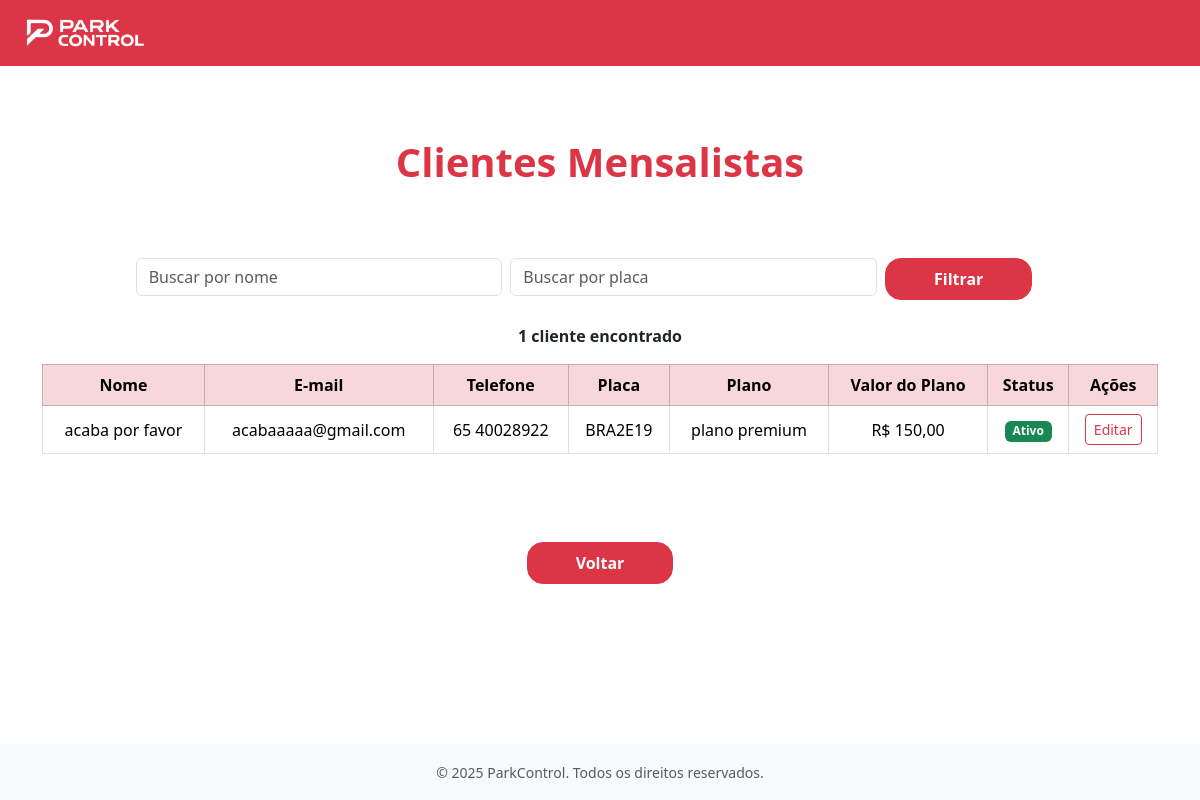
The app's page /mensalistas/ with its own data.
### apps/clientes/models.py (models this page shows, shortened)
class Mensalista(models.Model):
    nome = models.CharField(max_length=100)
    telefone = models.CharField(
        max_length=15,
        validators=[
            RegexValidator(
                r'^\(?\d{2}\)?[-.\s]?\d{4,5}[-.\s]?\d{4}$',
                'Telefone no formato inválido (ex: (65) 99999-9999)'
            )
        ]
    )
    email = models.EmailField(max_length=100)
    plano = models.ForeignKey(
        Planos,
        on_delete=models.SET_NULL,
        null=True,
        limit_choices_to={'tipo_plano': 'Mensalista'},
        related_name="mensalistas"
    )
    placa = models.CharField(
        max_length=10,
        unique=True,
        validators=[
            RegexValidator(
                r'^[A-Z]{3}[0-9][A-Z][0-9]{2}$',
                'Placa no formato inválido (ex: ABC1D23 - padrão Mercosul)'
            )
        ]
    )
    ativo = models.BooleanField(default=True)

### apps/planos/models.py (models this page shows, shortened)
class Planos(models.Model):
    TIPO_PLANO_CHOICES = [
        ('Mensalista', 'Mensalista'),
        ('Diarista', 'Diarista'),
    ]
    TIPO_MENSAL_CHOICES = [
        ('Mensal', 'Mensal'),
        ('Anual','Anual')
    ]
    STATUS_CHOICES = [
        ('Ativo', 'Ativo'),
        ('Inativo', 'Inativo'),
    ]
    nome = models.CharField( max_length=50, blank=False, null=False)
    validade = models.PositiveIntegerField(blank=False, null=False)
    descricao = models.TextField(blank=True)
    data_criacao = models.DateTimeField(auto_now_add=True)
    ultima_alteracao = models.DateTimeField(auto_now=True)
    tipo_plano = models.CharField(max_length=20, choices=TIPO_PLANO_CHOICES, blank=False, null=False)
    status = models.CharField(max_length=20, choices=STATUS_CHOICES, blank=True, null=True,default='Ativo')
    valor_diaria = models.DecimalField(max_digits=10, decimal_places=2, blank=True, null=True)
    valor = models.DecimalField(max_digits=10, decimal_places=2, blank=True, null=True)
    tipo_mensal  = models.CharField(max_length=20, choices=TIPO_MENSAL_CHOICES, blank=True, null=True)

### apps/clientes/views.py (the view)
# urls.py: path('mensalistas/', views.cliente_mensalista_view, name='cliente_mensalista'),
def cliente_mensalista_view(request):
    mensalistas = Mensalista.objects.all()
    query_nome = request.GET.get('nome', '')
    query_placa = request.GET.get('placa', '')
    if query_nome:
        mensalistas = mensalistas.filter(nome__icontains=query_nome)
    if query_placa:
       mensalistas = mensalistas.filter(placa__icontains=query_placa)
    return render(request, 'clientes/cliente_mensalista.html', {'mensalistas': mensalistas, 'query_nome': query_nome, 'query_placa': query_placa})

### apps/clientes/templates/clientes/cliente_mensalista.html (shortened to what this page needs)
{% extends "base.html" %}
{% load static %}
{% block content %}
<main class="flex-grow-1 d-flex flex-column justify-content-center align-items-center py-5">
    <h1 class="text-danger fw-bold mb-5">Clientes Mensalistas</h1>
    <div class="container mt-4">
        <form method="GET" class="row g-2 mb-4 justify-content-center">
            <div class="col-md-4">
                <input type="text" name="nome" class="form-control" placeholder="Buscar por nome" value="{{ request.GET.nome }}">
            </div>
            <div class="col-md-4">
                <input type="text" name="placa" class="form-control" placeholder="Buscar por placa" value="{{ request.GET.placa }}">
            </div>
            <div class="col-md-2">
                <button type="submit" class="btn btn-danger px-5 py-2 rounded-4 fw-bold">Filtrar</button>
            </div>
        </form>
        <p class="text-center fw-bold">
            {{ mensalistas|length }} cliente{{ mensalistas|length|pluralize }} encontrado{{ mensalistas|length|pluralize }}
        </p>
        <div class="table-responsive">
            {% if mensalistas %}
            <table class="table table-bordered text-center align-middle">
                <thead class="table-danger">
                    <tr>
                        <th>Nome</th>
                        <th>E-mail</th>
                        <th>Telefone</th>
                        <th>Placa</th>
                        <th>Plano</th>
                        <th>Valor do Plano</th>
                        <th>Status</th>
                        <th>Ações</th>
                    </tr>
                </thead>
                <tbody>
                    {% for cliente in mensalistas %}
                    <tr>
                        <td>{{ cliente.nome }}</td>
                        <td>{{ cliente.email }}</td>
                        <td>{{ cliente.telefone }}</td>
                        <td>{{ cliente.placa }}</td>
                        <td>{{ cliente.plano.nome }}</td>
                        <td>R$ {{ cliente.plano.valor|floatformat:2 }}</td>
                        <td>
                            {% if cliente.ativo %}
                                <span class="badge bg-success">Ativo</span>
                            {% else %}
                                <span class="badge bg-secondary">Inativo</span>
                            {% endif %}
                        </td>
                        <td>
                            <a href="{% url 'clientes:editar_mensalista' pk=cliente.pk %}" class="btn btn-outline-danger btn-sm">Editar</a>
                        </td>
                    </tr>
                    {% empty %}
                    <tr>
                        <td colspan="6">Nenhum cliente encontrado.</td>
                    </tr>
                    {% endfor %}
                </tbody>
            </table>
            {% else %}
            <p class="text-center fw-bold text-muted">Nenhum cliente encontrado.</p>
            {% endif %}
        </div>
    </div>
</main>
<footer class="text-center mt-4">
    {% if user.is_authenticated and user.perfil_acesso == 'Administrador' %}
        <a href="{% url 'usuarios:gerencia_cliente' %}" class="btn btn-danger px-5 py-2 rounded-4 fw-bold">Voltar</a>
    {% else %}
        <a href="{% url 'frentistas:gerenciar_clientes' %}" class="btn btn-danger px-5 py-2 rounded-4 fw-bold">Voltar</a>
    {% endif %}
</footer>
{% endblock %}

### records on screen
Mensalista: nome "acaba por favor", email "acabaaaaa@gmail.com", telefone "65 40028922", placa "BRA2E19", plano.nome "plano premium", plano.valor "150,00", ativo "Ativo"

### other values on screen
{{ mensalistas|length }} "1"
